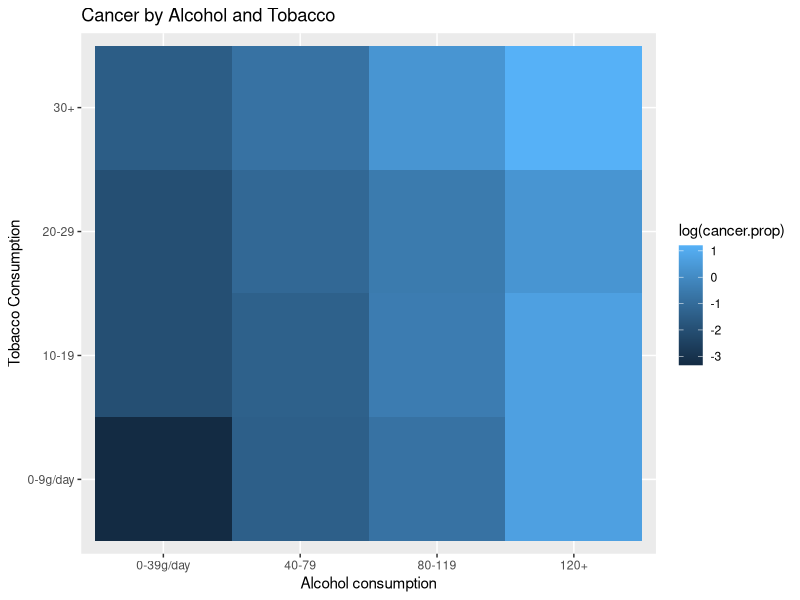
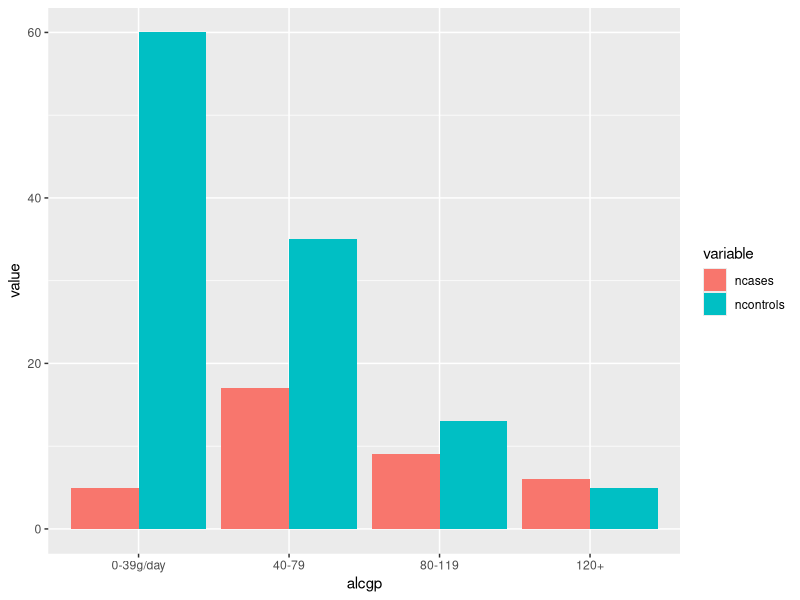

Source code (R) for these figures, in order:
# esoph dataset analysis script
library(plyr)
library(ggplot2)
library(reshape)

# Look at the dataset
data()
dim(esoph)
names(esoph)
head(esoph, 10)
summary(esoph)

# split-apply-combine with plyr package
computeCancerProportion <- function(df) {
  cancer.prop <- sum(df$ncases) / sum(df$ncontrols)
  data.frame(cancer.prop = cancer.prop)
}

# This will show, that higher tobaco consumption leads to higher probability of cancer
# ddply splits the frame into groups, applies the defined function and combines it into a frame
tobCancer <- ddply(esoph, .(tobgp), computeCancerProportion)
head(tobCancer, 10)

# In the next step, we will plot it since visuals are way easier to analyse.
# the cancer proportion by alcohol and tobaco
alcTobCancer <- ddply(esoph, .(alcgp, tobgp), computeCancerProportion)
head(alcTobCancer, 10)
plot <- qplot(x=alcgp, y=tobgp, fill=log(cancer.prop), geom='tile', data=alcTobCancer)
plot + labs(x='Alcohol consumption', y='Tobacco Consumption', title='Cancer by Alcohol and Tobacco')

# Melt esoph to differentiate between values from ncases and ncontrols and plot it.
# The bars show a higher probability of cancer for heavy drinkers since the red ncases increase proportional with increasing alcohol consumption
esophMelted <- melt(esoph)
ggplot(esophMelted, aes(x=alcgp, y=value, fill=variable)) + geom_bar(stat="identity", position="dodge")
